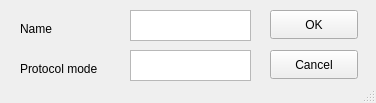
<?xml version="1.0" encoding="UTF-8"?>
<ui version="4.0">
 <class>MainWindow</class>
 <widget class="QMainWindow" name="MainWindow">
  <property name="geometry">
   <rect>
    <x>0</x>
    <y>0</y>
    <width>376</width>
    <height>103</height>
   </rect>
  </property>
  <property name="windowTitle">
   <string>Add bridge</string>
  </property>
  <widget class="QWidget" name="centralwidget">
   <widget class="QPushButton" name="okButton">
    <property name="geometry">
     <rect>
      <x>270</x>
      <y>10</y>
      <width>88</width>
      <height>29</height>
     </rect>
    </property>
    <property name="text">
     <string>OK</string>
    </property>
   </widget>
   <widget class="QPushButton" name="cancelButton">
    <property name="geometry">
     <rect>
      <x>270</x>
      <y>50</y>
      <width>88</width>
      <height>29</height>
     </rect>
    </property>
    <property name="text">
     <string>Cancel</string>
    </property>
   </widget>
   <widget class="QTextEdit" name="nameField">
    <property name="geometry">
     <rect>
      <x>130</x>
      <y>10</y>
      <width>121</width>
      <height>31</height>
     </rect>
    </property>
   </widget>
   <widget class="QLabel" name="label_2">
    <property name="geometry">
     <rect>
      <x>20</x>
      <y>60</y>
      <width>91</width>
      <height>17</height>
     </rect>
    </property>
    <property name="text">
     <string>Protocol mode</string>
    </property>
   </widget>
   <widget class="QLabel" name="label">
    <property name="geometry">
     <rect>
      <x>20</x>
      <y>20</y>
      <width>56</width>
      <height>17</height>
     </rect>
    </property>
    <property name="text">
     <string>Name</string>
    </property>
   </widget>
   <widget class="QTextEdit" name="protocolField">
    <property name="geometry">
     <rect>
      <x>130</x>
      <y>50</y>
      <width>121</width>
      <height>31</height>
     </rect>
    </property>
   </widget>
  </widget>
  <widget class="QStatusBar" name="statusbar"/>
 </widget>
 <resources/>
 <connections/>
</ui>
